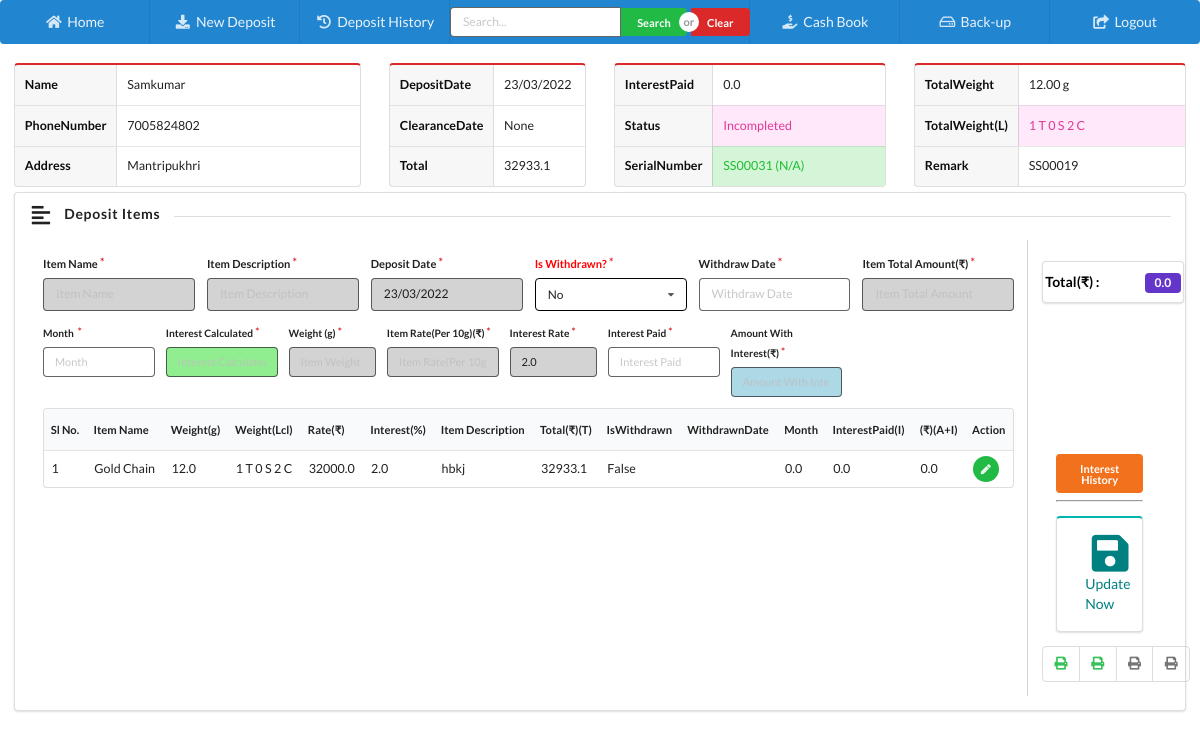
Before: /edit_deposit_detail/31/ (signed in) with the older database file.
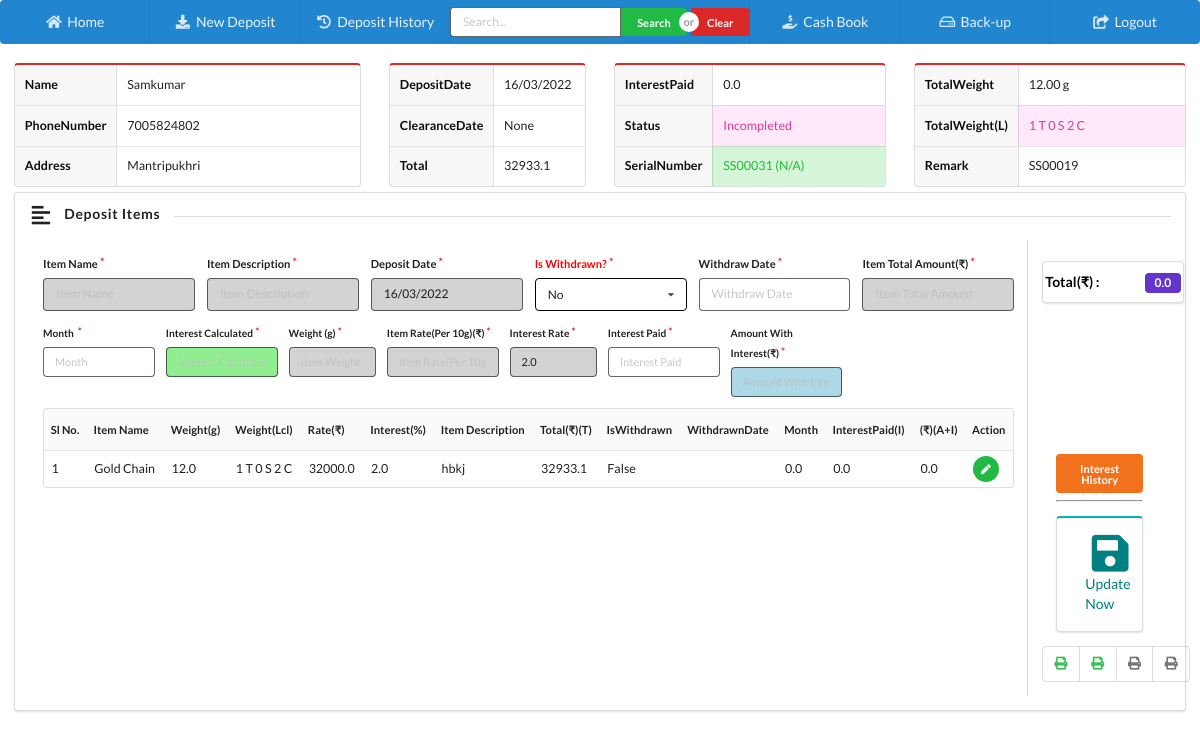
After: the same page with the newer database file.
### home/models.py (models this page shows, shortened)
class Deposit(models.Model):
    depositSerialID = models.CharField(max_length=200, blank=True, null=True)
    oldID = models.CharField(max_length=200, blank=True, null=True)
    customerName = models.CharField(max_length=200, blank=True, null=True)
    phone = models.CharField(max_length=20, blank=True, null=True)
    address = models.TextField(blank=True, null=True)
    depositDate = models.DateField(blank=True, null=True)
    statusID = models.ForeignKey(Status, blank=True, null=True, on_delete=models.CASCADE)
    totalAmount = models.FloatField(default=0.0)
    totalAmountPaid = models.FloatField(default=0.0)
    totalInterestPaid = models.FloatField(default=0.0)
    clearanceDate = models.DateField(blank=True, null=True)
    totalWeight = models.CharField(max_length=200, blank=True, null=True)
    totalWeightL = models.CharField(max_length=200, blank=True, null=True)
    remark = models.TextField(blank=True, null=True)
    isDeleted = models.BooleanField(default=False)
    datetime = models.DateTimeField(auto_now_add=True, auto_now=False)
    lastUpdatedOn = models.DateTimeField(auto_now_add=False, auto_now=True)
    newDepositSerialID = models.CharField(max_length=200, blank=True, null=True)
    clearanceRemark = models.TextField(blank=True, null=True)
    actionType = models.CharField(max_length=200, blank=True, null=True, default='N/A')
    class Meta:
        verbose_name_plural = 'D) Deposit List'

class DepositItem(models.Model):
    depositID = models.ForeignKey(Deposit, blank=True, null=True, on_delete=models.CASCADE)
    itemName = models.CharField(max_length=300, blank=True, null=True)
    weight = models.FloatField(default=0.0)
    tola =  models.IntegerField(default=0)
    san =  models.IntegerField(default=0)
    chaning =  models.IntegerField(default=0)
    itemRatePerTenGram = models.FloatField(default=0.0)
    interestRate = models.FloatField(default=0.0)
    description = models.TextField(blank=True, null=True)
    itemAmount = models.FloatField(default=0.0)
    isWithdrawn = models.BooleanField(default=False)
    withdrawalDate = models.DateField(blank=True, null=True)
    interestPaid = models.FloatField(default=0.0)
    total = models.FloatField(default=0.0)
    month = models.FloatField(default=0.0)
    isDeleted = models.BooleanField(default=False)
    datetime = models.DateTimeField(auto_now_add=True, auto_now=False)
    lastUpdatedOn = models.DateTimeField(auto_now_add=False, auto_now=True)
    class Meta:
        verbose_name_plural = 'E) Deposit Item List'

class Status(models.Model):
    name = models.CharField(max_length=200, blank=True, null=True)
    isDeleted = models.BooleanField(default=False)
    datetime = models.DateTimeField(auto_now_add=True, auto_now=False)
    lastUpdatedOn = models.DateTimeField(auto_now_add=False, auto_now=True)
    def __str__(self):
        return self.name
    class Meta:
        verbose_name_plural = 'A) Status List'

### home/views.py (the view)
# urls.py: path('edit_deposit_detail/<int:id>/', edit_deposit_detail, name='edit_deposit_detail'),
@is_activated()
def edit_deposit_detail(request, id=None):
    if request.user.is_authenticated:
        instance = get_object_or_404(Deposit, id=int(id))
        items = DepositItem.objects.filter(depositID_id=instance.pk)
        interests = Interest.objects.filter(depositID_id=instance.pk, isDeleted=False)
        context = {
            'instance': instance,
            'items': items,
            'interests': interests
        }
        return render(request, 'home/editDepositDetail.html', context)
    else:
        return redirect('homeApp:loginPage')

### activation/views.py (called while the page is built)
def is_activated():
    def _is_activated(view_func):
        @wraps(view_func)
        def wrapper(request, *args, **kwargs):
            try:
                val = Validity.objects.last()
                if val.expiryDate < datetime.today().date():
                    return redirect('/activate/')
                return view_func(request, *args, **kwargs)
            except:
                return view_func(request, *args, **kwargs)
        return wrapper
    return _is_activated

### home/templates/home/editDepositDetail.html (shortened to what the changed rows need)
{% extends 'home/index.html' %}
{% block body %}
    <div class="ui padded grid">
        <div class="row" style="padding-bottom: 5px!important;padding-top: 5px!important;">
            <div class="five wide column">
                <table class="ui red definition table">
                    <tbody>
                    <tr>
                        <td class="two wide column">Name</td>
                        <td id="Name">{{ instance.customerName }}</td>
                    </tr>
                    <tr>
                        <td>PhoneNumber</td>
                        <td id="Phone">{{ instance.phone }}</td>
                    </tr>
                    <tr>
                        <td>Address</td>
                        <td id="Address">{{ instance.address }}</td>
                    </tr>
                    </tbody>
                </table>
            </div>
            <div class="three wide column">
                <table class="ui red definition table">
                    <tbody>
                    <tr>
                        <td class="two wide column">DepositDate</td>
                        <td id="DepositDate">{{ instance.depositDate|date:"d/m/Y" }}</td>
                    </tr>
                    <tr>
                        <td>ClearanceDate</td>
                        <td id="ClearanceDate">{{ instance.clearanceDate }}</td>
                    </tr>
                    <tr>
                        <td>Total</td>
                        <td id="TotalAmount">{{ instance.totalAmount }}</td>
                    </tr>
                    </tbody>
                </table>
            </div>
            <div class="four wide column">
                <table class="ui red definition table">
                    <tbody>
                    <tr>
                        <td class="two wide column">InterestPaid</td>
                        <td id="TotalInterestPaid">{{ instance.totalInterestPaid }}</td>
                    </tr>
                    <tr>
                        <td>Status</td>
                        <td id="Status" class="pink">{{ instance.statusID }}</td>
                    </tr>
                    <tr>
                        <td>SerialNumber</td>
                        <td id="DepositSerialID" class="green">{{ instance.depositSerialID }} ({{ instance.oldID }})</td>
                    </tr>
                    </tbody>
                </table>
            </div>
            <div class="four wide column">
                                <table class="ui red definition table">
                                  <tbody>
                                    <tr>
                                      <td class="two wide column">TotalWeight</td>
                                      <td id="totalWeight">{{ instance.totalWeight }} g</td>
                                    </tr>
                                    <tr>
                                      <td>TotalWeight(L)</td>
                                      <td id="totalWeightL" class="pink">{{ instance.totalWeightL }}</td>
                                    </tr>
 <tr>
                                      <td>Remark</td>
                                      <td id="remark">{{ instance.remark }}</td>
                                    </tr>
                                  </tbody>
                                </table>
                                </div>
        </div>
        <div class="sixteen wide column">
            <div class="ui segment" style="min-height: 450px;">
                <div class="ui internally celled  grid">
                    <div class="fourteen wide column">
                        <div class="ui tiny form" id="depositForm">
                            <div class="six fields">
                                <div class="field required" id="standard_calendar">
                                    <label>Deposit Date</label>
                                    <input type="text" name="DepositDate" placeholder="Deposit Date"
                                           autocomplete="off" readonly style="background-color: lightgrey"
                                           id="Ddate">
                                </div>
                            </div>
                        </div>
                        <table class="ui very compact table " id="itemTable" style="font-size: 0.8em">
                            <thead>
                            <tr>
                                <th>Sl No.</th>
                                <th>Item Name</th>
                                <th>Weight(g)</th>
                                <th>Weight(Lcl)</th>
                                <th>Rate(₹)</th>
                                <th>Interest(%)</th>
                                <th>Item Description</th>
                                <th>Total(₹)(T)</th>
                                <th>IsWithdrawn</th>
                                <th>WithdrawnDate</th>
                                <th>Month</th>
                                <th>InterestPaid(I)</th>
                                <th>(₹)(A+I)</th>
                                <th>Action</th>
                            </tr>
                            </thead>
                            <tbody>
                            {% for item in items %}
                                <tr id="{{ item.pk }}">
                                    <td id="row{{ item.pk }}">{{ forloop.counter }}</td>
                                    <td id="itemName{{ item.pk }}">{{ item.itemName }}</td>
                                    <td id="itemWeight{{ item.pk }}">{{ item.weight }}</td>
                                    <td id="itemWeightLocal{{ item.pk }}">{{ item.tola }} T {{ item.san }} S {{ item.chaning }} C </td>
                                    <td id="itemRate{{ item.pk }}">{{ item.itemRatePerTenGram }}</td>
                                    <td id="itemInterestRate{{ item.pk }}">{{ item.interestRate }}</td>
                                    <td id="itemDescription{{ item.pk }}">{{ item.description }}</td>
                                    <td id="itemTotalAmount{{ item.pk }}">{{ item.itemAmount }}</td>
                                    <td id="isWithdrawn{{ item.pk }}">{{ item.isWithdrawn }}</td>
                                    <td id="withdrawalDate{{ item.pk }}">{{ item.withdrawalDate|date:"d/m/Y" }}</td>
                                    <td id="month{{ item.pk }}">{{ item.month }}</td>
                                    <td id="interestPaid{{ item.pk }}">{{ item.interestPaid }}</td>
                                    <td id="amountWithInterest{{ item.pk }}">{{ item.total }}</td>
                                    <td>
                                        <button style="font-size:10px;"
                                                onclick="GetItemDetail('{{ item.pk }}')"
                                                class="ui circular facebook icon button green"><i class="pen icon"></i>
                                        </button>
                                    </td>
                                </tr>
                            {% endfor %}
                            </tbody>
                        </table>
                    </div>
                    <div class="two wide column">
                        <div class="ui vertical menu"
                             style="width: 99%;float: right;position: absolute;text-align: left;margin-bottom: 0; margin-top: 0.5em;">
                            <a class="teal item ">
                                <strong style="color: black;">Total(₹) :</strong>
                                <div class="ui violet label" id="totalAmount">{{ instance.totalAmountPaid }}</div>
                            </a>
                        </div>
                    </div>
                </div>
            </div>
        </div>
    </div>
{% endblock %}

Changed rows visible on the page:
changed Deposit "Samkumar": depositDate "23/03/2022" → "16/03/2022"
Other visible differences:
form field DepositDate: "23/03/2022" → "16/03/2022"
